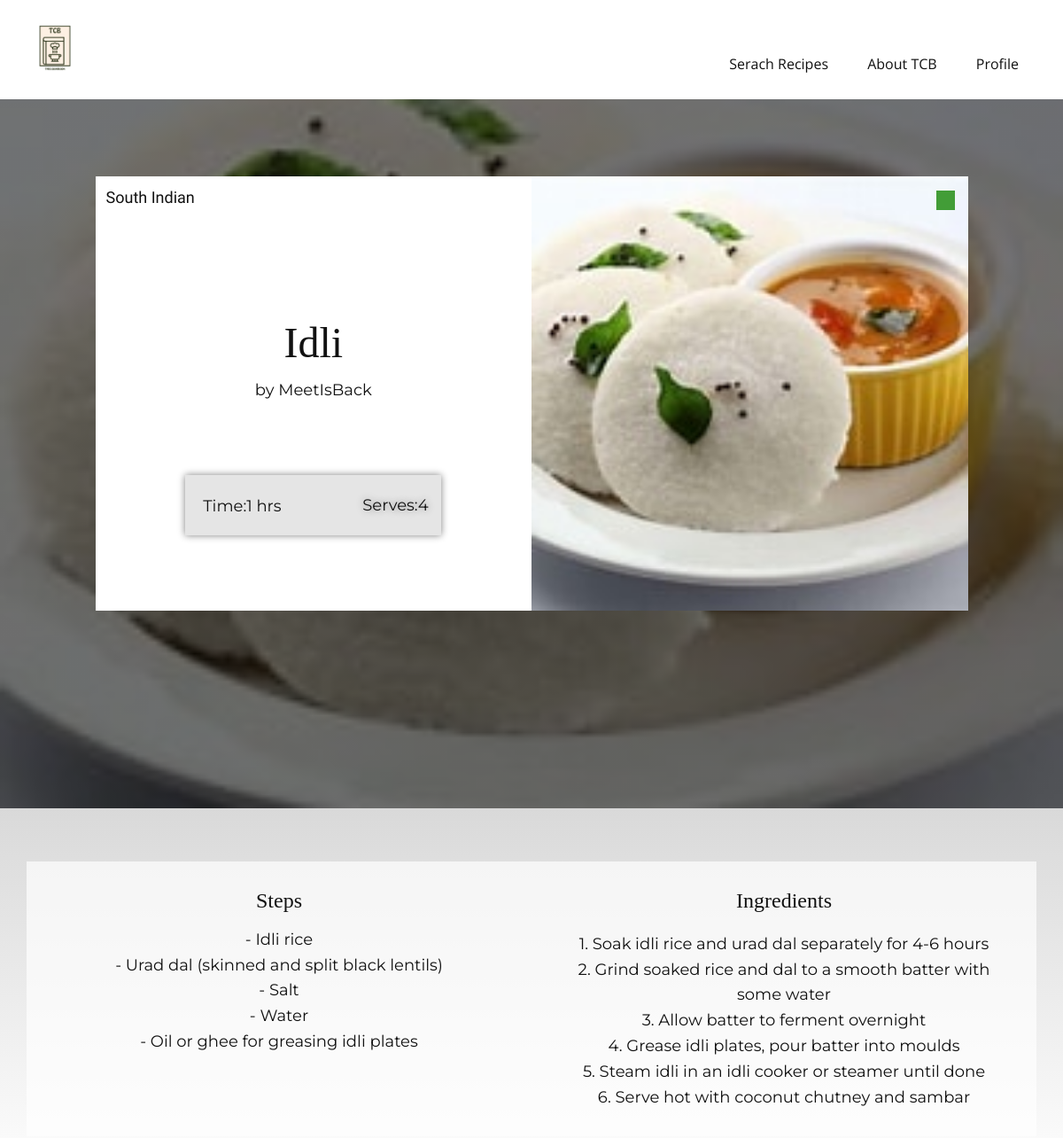
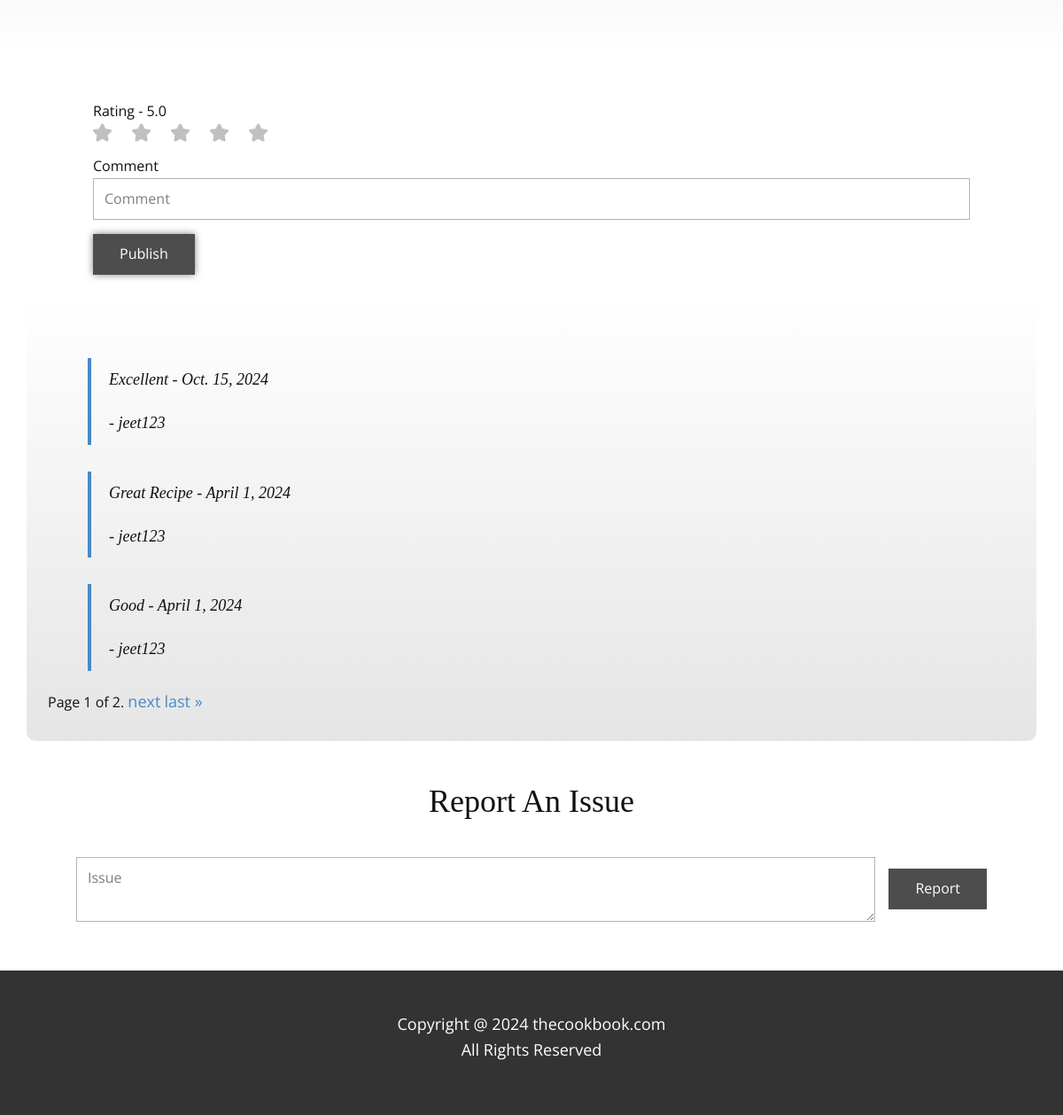
The page /vrecipe/2/ (signed in) on the database its author committed (2 pictures, top to bottom).
### TCB/models.py (models this page shows)
class Recipe(models.Model):
    recipe_id = models.AutoField(primary_key=True)
    user = models.ForeignKey(User, on_delete=models.CASCADE)
    recipe_name = models.CharField(max_length=100)
    recipe_image = models.ImageField(upload_to='static/recipe_images/')
    recipe_steps = models.TextField()
    ingredients = models.TextField()
    cooking_time = models.CharField(max_length=100)
    serving = models.IntegerField()
    cuisine = models.ForeignKey(Cuisine, on_delete=models.CASCADE)
    category = models.ForeignKey(Category, on_delete=models.CASCADE)
    rating = models.FloatField(default=0)
    count = models.IntegerField(default=0)
    veg = models.BooleanField()

class Cuisine(models.Model):
    cuisine_id = models.AutoField(primary_key=True)
    cuisine_name = models.CharField(max_length=100)

class Comment(models.Model):
    user = models.ForeignKey(User, on_delete=models.CASCADE)
    recipe = models.ForeignKey(Recipe, on_delete=models.CASCADE)
    comment = models.TextField()
    date = models.DateField(auto_now_add=True)
    class Meta:
        ordering = ['-date']

### TCB/views.py (the view)
# urls.py: path('vrecipe/<int:recipe_id>/',views.vrecipe,name="vrecipe"),
@login_required(login_url='/login')
def vrecipe(request,recipe_id):
    recipe = get_object_or_404(Recipe, recipe_id=recipe_id)
    user = request.user
    comment = Comment.objects.filter(user=user,recipe=recipe).first()
    all_comments = Comment.objects.filter(recipe=recipe)
    paginator = Paginator(all_comments,3)
    page_number = request.GET.get('page')
    try:
        comments = paginator.page(page_number)
    except PageNotAnInteger:
        comments = paginator.page(1)
    except EmptyPage:
        comments = paginator.page(paginator.num_pages)
    context={
        'recipe' : recipe,
        'comment' : comment,
        'comments' : comments,
    }
    return render(request,"vrecipe.html",context)

### templates/vrecipe.html (shortened to what this page needs)
{% load static %}
<!DOCTYPE html>
<html style="font-size: 16px;" lang="en">
  <head>
    <link rel="stylesheet" href="{% static 'nicepage.css' %}" media="screen" />
    <link rel="stylesheet" href="{% static 'vrecipe.css' %}" media="screen" />
  </head>
  <body data-path-to-root="./" data-include-products="false" class="u-body u-xl-mode" data-lang="en">
    <header class="u-clearfix u-header u-header" id="sec-2ef3">
      <div class="u-clearfix u-sheet u-sheet-1">
        <a href="/" class="u-image u-logo u-image-1" title="home"><img src="{% static 'images/TCB_transparent.png' %}" class="u-logo-image u-logo-image-1" /></a>
        <nav class="u-menu u-menu-dropdown u-offcanvas u-menu-1">
          <div class="u-custom-menu u-nav-container">
            <ul class="u-nav u-unstyled u-nav-1">
              {% if user.is_authenticated %}
                <li class="u-nav-item">
                  <a class="u-button-style u-nav-link u-text-active-palette-1-base u-text-hover-palette-2-base" href="/" style="padding: 10px 20px;">Serach Recipes</a>
                </li>
              {% endif %}
              <li class="u-nav-item">
                <a class="u-button-style u-nav-link u-text-active-palette-1-base u-text-hover-palette-2-base" href="/aboutus" style="padding: 10px 20px;">About TCB</a>
              </li>
              {% if user.is_authenticated %}
                <li class="u-nav-item">
                  <a class="u-button-style u-nav-link u-text-active-palette-1-base u-text-hover-palette-2-base" style="padding: 10px 20px;">Profile</a>
                </li>
              {% endif %}
            </ul>
          </div>
        </nav>
      </div>
    </header>
    <section class="u-clearfix u-image u-shading u-section-1" id="sec-3f03" data-image-width="1280" data-image-height="862">
      <div class="u-clearfix u-sheet u-valign-middle-xs u-sheet-1">
        <div class="data-layout-selected u-clearfix u-expanded-width-sm u-expanded-width-xs u-gutter-0 u-layout-wrap u-layout-wrap-1">
          <div class="u-layout" style="">
            <div class="u-layout-row" style="">
              <div class="u-align-center u-container-style u-layout-cell u-left-cell u-size-30 u-size-xs-60 u-white u-layout-cell-1" src="">
                <div class="u-container-layout u-container-layout-1">
                  <p class="u-align-center u-custom-font u-font-lobster u-text u-text-default u-text-1">{{recipe.cuisine.cuisine_name}}</p>
                  <h2 class="u-align-center u-custom-font u-font-merriweather u-text u-text-default u-text-2">{{recipe.recipe_name}}</h2>
                  <p class="u-align-center u-custom-font u-font-montserrat u-text u-text-default u-text-3">by {{recipe.user.username}}</p>
                  <div class="u-align-center u-container-align-center-lg u-container-align-center-md u-container-align-center-sm u-container-align-center-xl u-container-style u-grey-10 u-group u-group-1">
                    <div class="u-container-layout">
                      <p class="u-align-center u-custom-font u-font-montserrat u-text u-text-default u-text-4"  >Serves:{{recipe.serving}}</p>
                      <p class="u-align-center u-custom-font u-font-montserrat u-text u-text-default u-text-5">Time:{{recipe.cooking_time}} hrs</p>
                    </div>
                  </div>
                </div>
              </div>
              <div class="u-align-center u-container-style u-image u-layout-cell u-right-cell u-size-30 u-size-xs-60 u-image-1" src="" data-image-width="1280" data-image-height="862">
                <div class="u-container-layout u-container-layout-3" src="">
                  <div class="{% if recipe.veg %}green-box{% else %}red-box{% endif %} u-custom-color-1 u-preserve-proportions u-shape u-shape-rectangle u-shape-1"></div>
                </div>
              </div>
            </div>
          </div>
        </div>
      </div>
    </section>
    <section class="u-clearfix u-gradient u-section-2" id="sec-dddb">
      <div class="u-clearfix u-sheet u-valign-middle u-sheet-1">
        <div class="data-layout-selected u-clearfix u-expanded-width u-layout-wrap u-layout-wrap-1">
          <div class="u-layout">
            <div class="u-layout-row">
              <div class="u-container-style u-layout-cell u-opacity u-opacity-70 u-size-30 u-white u-layout-cell-1">
                <div class="u-container-layout u-container-layout-1">
                  <h4 class="u-align-center u-custom-font u-font-merriweather u-text u-text-default u-text-1">Steps</h4>
                  <p class="u-align-center u-custom-font u-font-montserrat u-text u-text-2">
                    {{recipe.recipe_steps|linebreaksbr}}
                  </p>
                </div>
              </div>
              <div class="u-container-style u-layout-cell u-opacity u-opacity-70 u-size-30 u-white u-layout-cell-2">
                <div class="u-container-layout u-container-layout-2">
                  <h4 class="u-align-center u-custom-font u-font-merriweather u-text u-text-default u-text-3">Ingredients</h4>
                  <p class="u-align-center u-custom-font u-font-montserrat u-text u-text-4">
                    {{recipe.ingredients|linebreaksbr}}
                  </p>
                </div>
              </div>
            </div>
          </div>
        </div>
      </div>
    </section>
    <form action="comment" method="post">
    <section class="u-align-center u-clearfix u-section-3" id="sec-1959">
      <div class="u-clearfix u-sheet u-valign-middle-xs u-sheet-1">
        <div class="u-align-center-xs u-form u-form-1">
          <form action="comment" class="u-clearfix u-form-spacing-15 u-form-vertical u-inner-form" style="padding: 15px" source="email" method="post">
            <div redirect="true" class="u-clearfix u-form-spacing-15 u-form-vertical u-inner-form" style="padding: 15px" source="email">
            <div class="u-form-group u-form-rating u-form-group-1">
              <label for="form-rating-7e22" class="u-label">Rating - {{recipe.rating}}</label>
              <div class="u-rating-icons u-spacing-23" id="rating-div">
                <span class="u-form-rating-item u-passive-icon u-text-grey-25 u-passive-icon-1">
                  <svg class="u-svg-link" preserveAspectRatio="xMidYMin slice" viewBox="0 0 49.94 49.94" style="">
                    <use xmlns:xlink="http://www.w3.org/1999/xlink" xlink:href="#svg-6e4d"></use>
                  </svg>
                </span>
                <span class="u-form-rating-item u-passive-icon u-text-grey-25 u-passive-icon-2">
                  <svg class="u-svg-link" preserveAspectRatio="xMidYMin slice" viewBox="0 0 49.94 49.94" style="">
                    <use xmlns:xlink="http://www.w3.org/1999/xlink" xlink:href="#svg-1839"></use>
                  </svg>
                </span>
                <span class="u-form-rating-item u-passive-icon u-text-grey-25 u-passive-icon-3">
                  <svg class="u-svg-link" preserveAspectRatio="xMidYMin slice" viewBox="0 0 49.94 49.94" style="">
                    <use xmlns:xlink="http://www.w3.org/1999/xlink" xlink:href="#svg-2a5b"></use>
                  </svg>
                </span>
                <span class="u-form-rating-item u-passive-icon u-text-grey-25 u-passive-icon-4">
                  <svg class="u-svg-link" preserveAspectRatio="xMidYMin slice" viewBox="0 0 49.94 49.94" style="">
                    <use xmlns:xlink="http://www.w3.org/1999/xlink" xlink:href="#svg-e988"></use>
                  </svg>
                </span>
                <span class="u-form-rating-item u-passive-icon u-text-grey-25 u-passive-icon-5">
                  <svg class="u-svg-link" preserveAspectRatio="xMidYMin slice" viewBox="0 0 49.94 49.94" style="">
                    <use xmlns:xlink="http://www.w3.org/1999/xlink" xlink:href="#svg-f22e"></use>
                  </svg>
                </span>
              </div>
            </div>
            <div class="u-form-group u-form-name u-label-top u-form-group-2">
              <label for="name-558c" class="u-label">Comment</label>
              <input type="text" placeholder="Comment" id="name-558c" name="comment" class="u-input u-input-rectangle" maxlength="150" />
            </div>
            <div class="u-form-group u-form-submit u-label-top u-form-group-3">
              <a href="comment" onclick="reloadPage()"class="u-border-none u-btn u-btn-submit u-button-style u-grey-70 u-btn-1">Publish</a>
            </div>
            </div>
          </form>
        </div>
        <div class="u-container-style u-expanded-width u-gradient u-group u-radius u-shape-round u-group-1">
          <div class="u-container-layout u-valign-bottom-lg u-valign-bottom-md u-valign-bottom-sm u-valign-bottom-xl u-container-layout-1">
            <div class="u-expanded-width-xs u-list u-list-1">
              <div id="comments-section" class="u-repeater u-repeater-1">
                {% for x in comments %}
                <div class="u-container-style u-list-item u-repeater-item">
                  <div class="u-container-layout u-similar-container u-valign-middle u-container-layout-3">
                    <blockquote class="u-custom-font u-font-merriweather u-text u-text-default u-text-2">{{ x.comment }} - {{ x.date }}
                      <p class="u-text u-custom-font u-font-merriweather u-text-default u-text-5"> - {{x.user.username}}</p>
                    </blockquote>
                  </div>
                </div>
                {% endfor %}
                {% if comments.has_other_pages %}
                <div class="pagination">
                    <span class="step-links">
                        <span class="current">
                            Page {{ comments.number }} of {{ comments.paginator.num_pages }}.
                        </span>
                        {% if comments.has_next %}
                            <a href="?page={{ comments.next_page_number }}">next</a>
                            <a href="?page={{ comments.paginator.num_pages }}">last &raquo;</a>
                        {% endif %}
                    </span>
                </div>
                {% endif %}
              </div>
            </div>
          </div>
        </div>
      </div>
    </section>
    </form>
    <form action="/report" method="post">
    <section class="u-align-center u-clearfix u-section-4" id="sec-988d">
      <div class="u-clearfix u-sheet u-sheet-1">
        <h3 class="u-custom-font u-font-merriweather u-text u-text-default u-text-1">Report An Issue</h3>
        <div class="u-form u-form-1">
          <form action="/report" class="u-clearfix u-form-horizontal u-form-spacing-15 u-inner-form" style="padding: 15px;" source="email" method="post">
            <div class="u-clearfix u-form-horizontal u-form-spacing-15 u-inner-form" style="padding: 15px;" source="email">
            <div class="u-form-group u-form-message u-label-none">
              <textarea placeholder="Issue" id="email-ef64" name="report" class="u-input u-input-rectangle" required="required"></textarea>
            </div>
            <div class="u-form-group u-form-submit">
              <a href="/report" onclick="reloadPage1()" class="u-border-none u-btn u-btn-submit u-button-style u-grey-70 u-btn-1">Report</a>
            </div>
            </div>
          </form>
        </div>
      </div>
    </section>
    </form>
    <footer class="u-align-center u-clearfix u-footer u-grey-80 u-footer" id="sec-2e22">
      <div class="u-clearfix u-sheet u-sheet-1">
        <p class="u-align-center u-text u-text-default u-text-1">
          Copyright @ 2024 thecookbook.com<br />All Rights Reserved
        </p>
      </div>
    </footer>
  </body>
</html>

### rows shown on the page
Recipe: cuisine.cuisine_name "South Indian", recipe_name "Idli", user.username "MeetIsBack", serving "4", cooking_time "1", recipe_steps "- Idli rice - Urad dal (skinned and split black lentils) - Salt - Water - Oil or ghee for greasing idli plates", ingredients "1. Soak idli rice and urad dal separately for 4-6 hours 2. Grind soaked rice and dal to a smooth batter with some water 3. Allow batter to ferment overnight 4. Grease idli plates, pour batter into moulds 5. Steam idli in an idli cooker or steamer until done 6. Serve hot with coconut chutney and sambar", rating "5.0"
Comment: comment "Excellent", date "Oct. 15, 2024", user.username "jeet123"
Comment: comment "Great Recipe", date "April 1, 2024", user.username "jeet123"
Comment: comment "Good", date "April 1, 2024", user.username "jeet123"

### other values the page prints
{{ comments.number }} "1"
{{ comments.paginator.num_pages }} "2"
